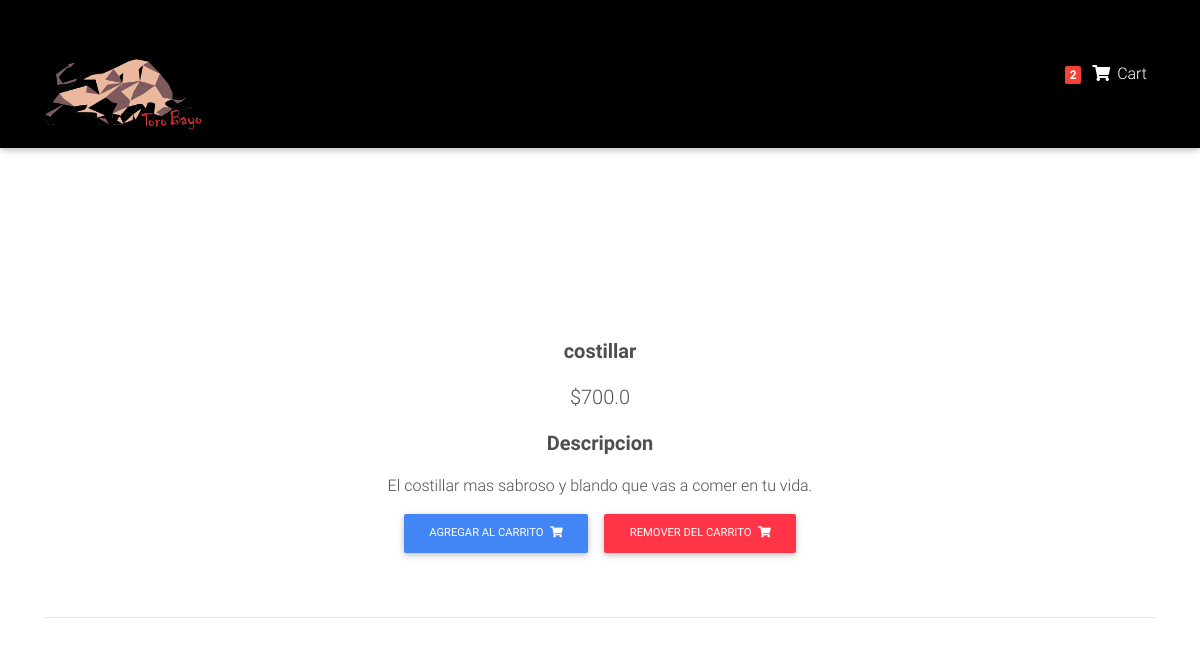
The app's page /producto/Test-product1/ (signed in) with its own data.
### Buffet/models.py (models this page shows, shortened)
class Order(models.Model):
    user = models.ForeignKey(settings.AUTH_USER_MODEL, on_delete= models.CASCADE)
    items = models.ManyToManyField(OrderItem)
    start_date = models.DateTimeField(auto_now_add=True)
    ordered_date = models.DateTimeField()
    ordered = models.BooleanField(default= False)

class Item(models.Model):
    title = models.CharField(max_length=100)
    price = models.FloatField()
    category = models.CharField(choices=CATEGORY_CHOICES, max_length=2)
    slug = models.SlugField()
    descripcion = models.TextField()
    def add_to_cart_url(self):
        return reverse("Buffet:add_to_cart", kwargs={
            'slug': self.slug
        })
    def get_remove_cart(self):
        return reverse("Buffet:remove_cart", kwargs={
            'slug': self.slug
        })

### Buffet/views.py (the view)
# urls.py: path('producto/<slug>/', ItemDetailView.as_view(), name = 'product'),
class ItemDetailView(DetailView):
    model = Item
    template_name = "product.html"

### Buffet/templatetags/cart_templatestags.py (called while the page is built)
@register.filter
def cart_item_count(user):
    if user.is_authenticated:
        qs = Order.objects.filter(user=user, ordered=False)
        if qs.exists():
            return qs[0].items.count()
    return 0

### Buffet/templates/product.html (shortened to what this page needs)
{% extends "base_cart.html" %}
{% load static %}
{% block content %}
<body>
  <main class="mt-5 pt-4">
    <div class="container dark-grey-text mt-5">
      <div class="row wow fadeIn">
        <div class="col-md-6 mb-4"style="text-align: center; margin-left: auto; margin-right: auto;">
          <div class="p-4" style="text-align: center; margin-left: auto; margin-right: auto;">
            <p class="lead font-weight-bold">
              <span><strong>{{ object.title }}</strong></span>
            </p>
            <p class="lead">
              <span>${{ object.price }}</span>
            </p>
            <p class="lead font-weight-bold">Descripcion</p>
            <p>{{ object.descripcion }}</p>
            <a href="{{ object.add_to_cart_url }}" class="btn btn-primary btn-md my-0 p" >Agregar al Carrito
              <i class="fas fa-shopping-cart ml-1"></i>
            </a>
            <a href="{{ object.get_remove_cart }}" class="btn btn-danger btn-md my-0 p" >Remover del Carrito
              <i class="fas fa-shopping-cart ml-1"></i>
            </a>
          </div>
        </div>
      </div>
      <hr>
{% endblock %}

### Buffet/templates/navbar_cart.html (shortened to what this page needs)
{% load static i18n %}
{% load cart_templatestags %}
{% block content %}
<nav class="navbar fixed-top navbar-expand-lg navbar-light black scrolling-navbar">
    <div class="container">
      <a href="/" class="navbar-brand" href="#"><img src="{% static 'images/logo.png' %}" class="logo" alt=""></a>
        <ul class="navbar-nav nav-flex-icons">
          <li class="nav-item">
            <a href="/order_summary/" class="nav-link waves-effect">
              <span class="badge red z-depth-1 mr-1"> {{ request.user|cart_item_count }} </span>
              <i class="fas fa-shopping-cart" style="color:white"></i>
              <span class="clearfix d-none d-sm-inline-block" style="color:white"> Cart </span>
            </a>
          </li>
        </ul>
      </div>
  </nav>
{% endblock %}

### Buffet/templates/base_cart.html (style rules this page uses)
html, body, header, .carousel { height: 60vh; }

### Buffet/templates/navbar_cart.html (style rules this page uses)
.logo { width: 160px; }
.navbar-brand { display: inline-block; float: none; }

### records on screen
Item: title "costillar", price "700.0", descripcion "El costillar mas sabroso y blando que vas a comer en tu vida."

### other values on screen
{{ request.user|cart_item_count }} "2"
